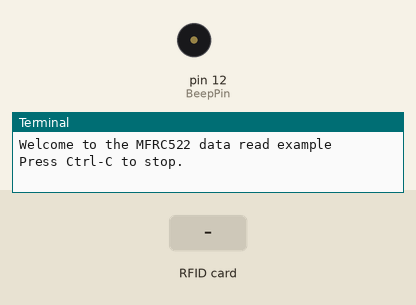
Recording of a program running on a simulated Raspberry Pi (header pin numbers). Parts: buzzer (waves = sounding, pin HIGH), the last lines printed to the terminal. The test bench sets the inputs (shaded band). The RFID card's data blocks start empty.

Above: at 1.2 s.
1.3 s: RFID card 5E 7A 19 C4 held to the reader
At 2.1 s:
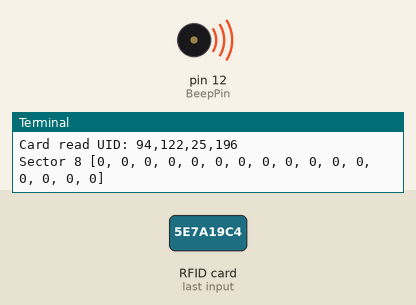
Timing chart, 0 to 4.3 s (numbered marks = the images above; inputs shaded):
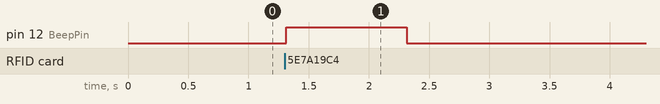

Measured:
- after the input at 1.3 s, pin 12 (BeepPin): LOW → HIGH at once, → LOW 1.0 s later

The program:

26_RFID.py
```python
#!/usr/bin/env python
# -*- coding: utf8 -*-

import RPi.GPIO as GPIO
import MFRC522
import signal
import time

BeepPin = 12    # pin12
flag = 0
continue_reading = True

# Capture SIGINT for cleanup when the script is aborted
def end_read(signal,frame):
    global continue_reading
    print("Ctrl+C captured, ending read.")
    continue_reading = False
    GPIO.cleanup()

# Hook the SIGINT
signal.signal(signal.SIGINT, end_read)

# Create an object of the class MFRC522
MIFAREReader = MFRC522.MFRC522()

# Welcome message
print("Welcome to the MFRC522 data read example")
print("Press Ctrl-C to stop.")
GPIO.setwarnings(False)
GPIO.setmode(GPIO.BOARD)        # Numbers pins by physical location
GPIO.setup(BeepPin, GPIO.OUT)   # Set pin mode as output
GPIO.output(BeepPin, GPIO.LOW) # Set pin to high(+3.3V) to off the beep

# This loop keeps checking for chips. If one is near it will get the UID and authenticate
while continue_reading:

    # Scan for cards
    (status,TagType) = MIFAREReader.MFRC522_Request(MIFAREReader.PICC_REQIDL)

    # If a card is found
    if status == MIFAREReader.MI_OK:
        print("Card detected")

    # Get the UID of the card
    (status,uid) = MIFAREReader.MFRC522_Anticoll()

    # If we have the UID, continue
    if status == MIFAREReader.MI_OK:

        flag = 1
        # Print UID
        print("Card read UID: "+str(uid[0])+","+str(uid[1])+","+str(uid[2])+","+str(uid[3]))


        # This is the default key for authentication
        key = [0xFF,0xFF,0xFF,0xFF,0xFF,0xFF]

        # Select the scanned tag
        MIFAREReader.MFRC522_SelectTag(uid)

        # Authenticate
        status = MIFAREReader.MFRC522_Auth(MIFAREReader.PICC_AUTHENT1A, 8, key, uid)

        # Check if authenticated
        if status == MIFAREReader.MI_OK:
            MIFAREReader.MFRC522_Read(8)
            MIFAREReader.MFRC522_StopCrypto1()
        else:
            print("Authentication error")
    if flag == 1:
      GPIO.output(BeepPin, GPIO.HIGH)
      time.sleep(1)
      GPIO.output(BeepPin, GPIO.LOW)
      time.sleep(0.1)
      flag = 0
```
